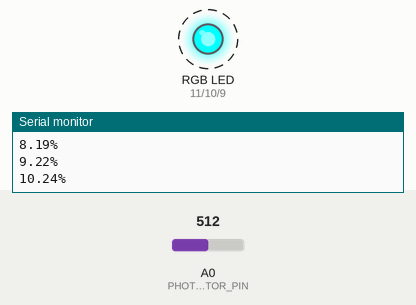
This sketch was run on a simulated Arduino Uno, built with avr-gcc and run on an emulated ATmega328P. Shown: an RGB LED mixed from three pins (HIGH = lit), the last lines printed to the serial monitor. Dashed ring = blinking. Inputs (shaded band) come from the test bench; at power-on: A0 (PHOTORESISTOR_PIN) = 512.

Above: at 1.2 s.
1.3 s: A0 (PHOTORESISTOR_PIN) set to 716
At 3.6 s:
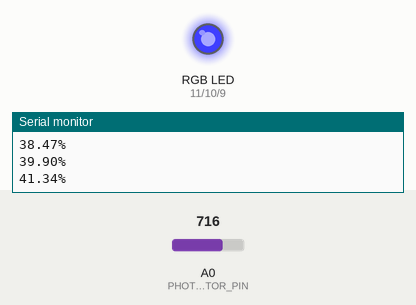
At 5.4 s:
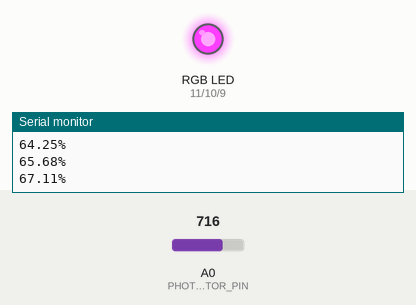
Timing chart, 0 to 6.9 s (numbered marks = the images above; inputs shaded):
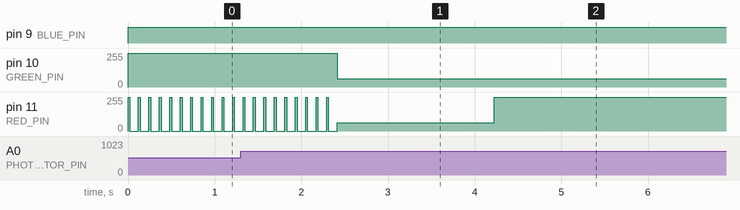

Measured:
- after the input at 1.3 s, pin 10 (GREEN_PIN): 255/255 → 63/255 after 1.1 s instead of 1.6 s

The sketch:

day9_battery_percentage_LED.ino
```cpp
/*
 * 30 Days - Lost in Space
 * Day 8 - Adding some color to this dark place
 *
 * Learn more at https://learn.inventr.io/adventure
 *
 * Previously we have used different color LEDs with our HERO, but when we require
 * more output, or desire a color different from the available colors we use a more
 * flexible "RGB LED".  RGB LEDs have a red, a green and a blue LED packaged into a
 * single LED package.  By using something called Pulse Width Modulation (PWM) we
 * can vary the intensity of each LED and come up a wide variety of colors.
 *
 * Alex Eschenauer
 * David Schmidt
 * Greg Lyzenga
 */

/*
 * Arduino concepts introduced/documented in this lesson.
 * - analogWrite(): Used to control a PWM pin, giving a variable intensity
 * - Passing variables into functions
 *
 * Parts and electronics concepts introduced in this lesson.
 * - Common Cathode (single grounded pin) RGB LED.
 */

// Explicitly include Arduino.h
#include "Arduino.h"

/*
 * Each color in an RGB LED is controlled with a different pin on our HERO board.
 *
 * NOTE: Only pins 3, 5, 6, 9, 10 and 11 on the HERO board support PWM which is
 *       indicated on the board by preceding those pin numbers on the HERO board
 *       with a tilde ('~') character.  Only those pins support PWM and analogWrite().
 */
const byte PHOTORESISTOR_PIN = A0;  // we pick an analog pin (defined in Arduino.h)

const byte RED_PIN = 11;    // PWM pin controlling the red leg of our RGB LED
const byte GREEN_PIN = 10;  // PWM pin ccontrolling the green leg of our RGB LED
const byte BLUE_PIN = 9;    // PWM pin ccontrolling the blue leg of our RGB LED

/*
 * Define a set of constants to represent 4 different brightness levels for our
 * RGB LED using PWM pins and analogWrite().  PWM can set values ranging from 0
 * to 255 which we will demonstrate by adding 64 (roughly 1/4 of that range) to
 * each preceding value.
 *
 * NOTE: this also demonstrates that our constants can be computed using an expression
 *       that includes any previouly defined constant.  However, the expression cannot
 *       include variables or values that could change during execution.
 */
const byte OFF = 0;                 // Selected color is OFF
const byte DIM = 64;                // Selected color is 1/4 intensity
const byte BRIGHTER = DIM + 64;     // Selected color is 1/2 intensity
const byte BRIGHT = BRIGHTER + 64;  // Selected color is 3/4 intensity
const byte BRIGHTEST = 255;         // Selected color is maximum intensity (255)

// We can change this constant here, in one place, to change how long each color is displayed.
const unsigned int COLOR_DELAY = 20;  // show each color for 500 milliseconds
const unsigned int BATTERY_CAPACITY = 50000;

void setup() {
  // pinMode(PHOTORESISTOR_PIN, INPUT);  // input value from analog pin connected to photoresistor
  // Set each of our PWM pins as OUTPUT pins
  pinMode(RED_PIN, OUTPUT);
  pinMode(GREEN_PIN, OUTPUT);
  pinMode(BLUE_PIN, OUTPUT);

  Serial.begin(9600);
}

// Each time through loop() we display some of the color variations available
// using an RGB LED.
unsigned int battery_charge = 0;

void loop() {

  if (battery_charge < BATTERY_CAPACITY) {
    battery_charge += analogRead(PHOTORESISTOR_PIN);
    if (battery_charge > BATTERY_CAPACITY){
      battery_charge = BATTERY_CAPACITY;
    }
  }

  double battery_percentage = ((double)battery_charge/(double)BATTERY_CAPACITY)*100;

  if (battery_percentage >= 50.0) {
    displayColor(OFF, BRIGHT, OFF);
  } else if (battery_percentage < 50.0 && battery_percentage >=25.0) {
    displayColor(BRIGHT, BRIGHT, OFF);
  } else {
    displayColor(OFF, OFF, OFF);
    delay(COLOR_DELAY);
    displayColor(BRIGHTEST, OFF, OFF);
  }

  Serial.print(battery_percentage);
  Serial.println("%");
  delay(100);

}

/*
 * displayColor() is a function that accepts three parameters representing the desired
 * intensity for each of the LEDs in the RGB LED.
 *
 * Each parameter passed must have a type (here we match what analogWrite() will use) and
 * a name to be used inside the function to refer to the parameter.  The parameters can all
 * be included on a single line like:
 * void displayColor( byte red_intensity, byte green_intensity, byte blue_intensity) {
 *
 * However, if we display each parameter on it's own line we can add a comment to each
 * for additional clarity.
 */
void displayColor(
  byte red_intensity,    // red LED intensity (0-255)
  byte green_intensity,  // green LED intensity (0-255)
  byte blue_intensity    // blue LED intensity (0-255)
) {
  analogWrite(RED_PIN, 255 - red_intensity);      // Set red LED intensity using PWM
  analogWrite(GREEN_PIN, 255 - green_intensity);  // Set green LED intensity using PWM
  analogWrite(BLUE_PIN, 255 -blue_intensity);    // Set blue LED intensity using PWM
}
```
